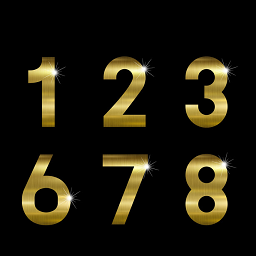
#> input picture project3-image-reconstruction-svd-vs-pca/Img/img1.png, 256 x 256 px, found by its file name
$ jupyter execute 'image reconstruction svd-vs-pca.ipynb'
#> lines starting #> are read from the running program, lines starting #| are printed output that depends on the picture
# Image reconstruction - SVD vs PCA

## (Homework3)

**Student Name: Fatemeh Ahmadvand**

**Student ID: S301384**

[cell 1]
#pip install pillow

# Install and import all the libraries

[cell 2]
import numpy as np
import pandas as pd
import PIL
import matplotlib.pyplot as plt
from sklearn.decomposition import PCA
from PIL import Image
import time

# Data preparation

[cell 3]
imgs = []
imgs.append(Image.open("img1.png"))
imgs.append(Image.open("img2.png"))
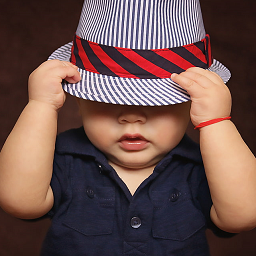
#> input picture project3-image-reconstruction-svd-vs-pca/Img/img2.png, 256 x 256 px, found by its file name
imgs.append(Image.open("img3.png"))
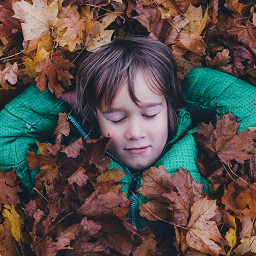
#> input picture project3-image-reconstruction-svd-vs-pca/Img/img3.png, 256 x 256 px, found by its file name

n_images = 3
imgs_names = ["Numbers", "Baby", "Autumn"]
fig, axs = plt.subplots(1,n_images)

for i in range(n_images):
    axs[i].imshow(imgs[i])
    axs[i].set_title(imgs_names[i])
    fig.tight_layout()
plt.show()

[cell 4]
imggray = []
imgmat = []
fig, axs = plt.subplots(1,n_images)
for i in range (n_images):
    imggray.append(imgs[i].convert('LA'))
    imgmat.append(np.array(list(imggray[i].getdata(band=0)), int))
    imgmat[i].shape = (imggray[i].size[1], imggray[i].size[0])
    imgmat[i] = np.matrix(imgmat[i])
    imgmat[i]=imgmat[i]/255
    axs[i].imshow(imgmat[i], cmap="gray")
    axs[i].set_title(imgs_names[i])
    fig.tight_layout()
#> after the loop, imggray = 3 items; imgmat = 3 items
plt.show()
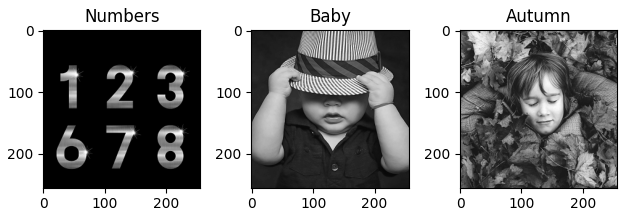
#> figure drawn by matplotlib, 3 panels

[cell 5]
imgs_df = []
for i in range(n_images):
    imgs_df.append(pd.DataFrame(imgmat[i]))
#> after the loop, imgs_df = 3 items
imgs_df[1]
#> Out = table of 256 rows and 256 columns

# Principal Components Analysis

[cell 6]
pca_imgs = []
pca_error = []
pca_times = []
for i in range(n_images):
    err_PCA=[]
    times_PCA=[]
    pca_img_array = []
    fig, axs = plt.subplots(2, 10)
    fig.set_size_inches(14,4)
    fig.suptitle(f"${imgs_names[i]}$ Recomposition Using $m$ PCs")
    for j in range(1,21):
        ir = (j-1) // 10
        ic = (j-1) % 10
        start=time.time()
        pca_cat = PCA(n_components=j)
        trans_pca_cat = pca_cat.fit_transform(imgs_df[i])
        cat_arr = pca_cat.inverse_transform(trans_pca_cat)
        end=time.time()
        time_elapsed=end-start
        axs[ir][ic].set_title(f"{j} PCs")
        pca_img_array.append(cat_arr)
        axs[ir][ic].imshow(cat_arr,cmap="gray")
        axs[ir][ic].axis('off')
        err_PCA.append(np.linalg.norm(imgmat[i]-cat_arr,'fro'))
        times_PCA.append(time_elapsed)
    #err.append(np.linalg.norm(imgmat/255-cat_arr,'fro'))
    pca_imgs.append(pca_img_array)
    pca_error.append(err_PCA)
    pca_times.append(times_PCA)
    plt.show()
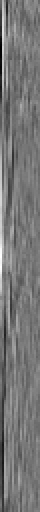
#> trans_pca_cat: shape (256, 20) float64 (shown 2 times larger); min -2.54, max 2.88, mean -2.88e-16; drawn with min black and max white
#> after the loop, pca_error = 3 items; pca_imgs = 3 items; pca_times = 3 items

#  Singular Value Decomposition

[cell 7]
svd_imgs = []
svd_error = []
svd_times = []
for i in range(n_images):
    U, sigma, V = np.linalg.svd(imgmat[i], full_matrices=False)
    err_svd=[]
    times_svd=[]
    svd_img_array = []
    fig, axs = plt.subplots(2, 10)
    fig.set_size_inches(14,4)
    fig.suptitle(f"${imgs_names[i]}$ Decomposition using $m$ singular values")
    for j in range(1,21):
        ir = (j-1) // 10
        ic = (j-1) % 10
        start=time.time()
        reconstimg = np.matrix(U[:, :j]) * np.diag(sigma[:j]) * np.matrix(V[:j, :])
        end=time.time()
        time_elapsed=end-start
        svd_img_array.append(reconstimg)
        err_svd.append(np.linalg.norm(imgmat[i]-reconstimg,'fro'))
        times_svd.append(time_elapsed)
        axs[ir][ic].imshow(reconstimg, cmap='gray')
        axs[ir][ic].set_title(f"{j} $\sigma$")
        axs[ir][ic].axis('off')
    svd_imgs.append(svd_img_array)
    svd_error.append(err_svd)
    svd_times.append(times_svd)
    plt.show()
#> this loop made 3 passes
#> pass 1, `U, sigma, V = np.linalg.svd(imgmat[i], full_matrices=False)`:
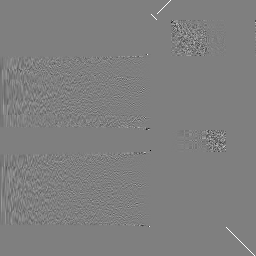
#> U: shape (256, 256) float64; min -0.995, max 1, mean 0.000333; drawn with min black and max white
#> pass 2, `U, sigma, V = np.linalg.svd(imgmat[i], full_matrices=False)`:
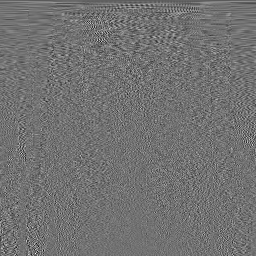
#> V: shape (256, 256) float64; min -0.397, max 0.49, mean -0.000264; drawn with min black and max white
#> after the loop, svd_error = 3 items; svd_imgs = 3 items; svd_times = 3 items

# ACCURACY

[cell 8]
for i in range(n_images):
    plt.figure(figsize=(10,5))
    plt.margins(x=0)
    plt.plot(range(1,21), pca_error[i],label="PCA")
    plt.plot(range(1,21), svd_error[i],label="SVD")
    plt.title(f'${imgs_names[i]}$ picture - Error')
    plt.xticks(ticks=range(20),
            labels=[f'{i}' for i in range(20)])
    #plt.xlabel('Number of principal components')
    plt.legend(loc="upper right")
    plt.ylabel('Error')
    plt.grid()
plt.show()
#> figure, not shown here; curve peaks at x = 1, y = 36.2; curve peaks at x = 1, y = 36.31
#> figure, not shown here; curve peaks at x = 1, y = 55.95; curve peaks at x = 1, y = 59.76
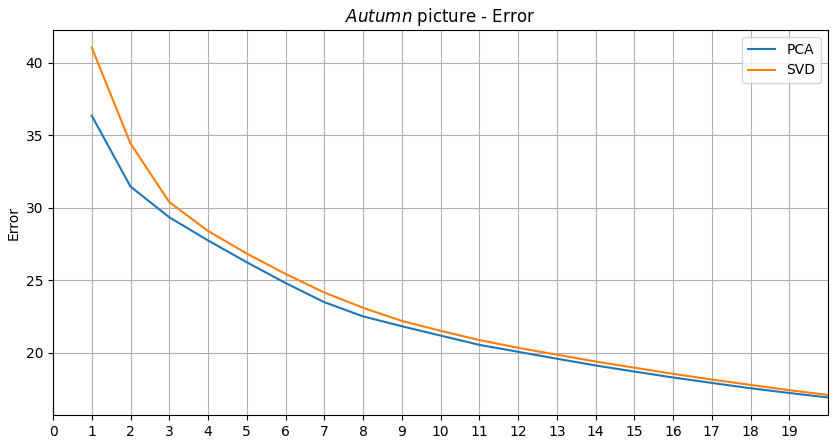
#> figure drawn by matplotlib, 1 panel; curve peaks at x = 1, y = 36.35; curve peaks at x = 1, y = 41.04

# Visual comparison

[cell 9]
for i in range(n_images):
    pca_img_array = pca_imgs[i]
    svd_img_array = svd_imgs[i]
    fig, axs = plt.subplots(2, 5)
    fig.set_size_inches(14,6)
    fig.suptitle(f"${imgs_names[i]}$ picture - Visual comparison of both methdods")
    for j in range(0,5):
        ir = 3*(j // 5)
        ic = j % 5
        axs[ir][ic].imshow(pca_img_array[2*j], cmap='gray')
        axs[ir][ic].set_title(f"PC #{2*j}")
        axs[ir+1][ic].imshow(svd_img_array[2*j], cmap='gray')
        axs[ir+1][ic].set_title(f"$\sigma$ #{2*j}")
        axs[ir][ic].axis('off')
        axs[ir+1][ic].axis('off')
plt.show()
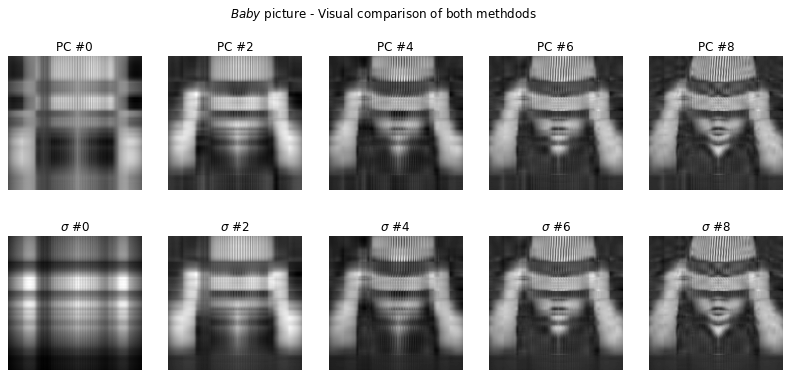
#> figure drawn by matplotlib, 10 panels
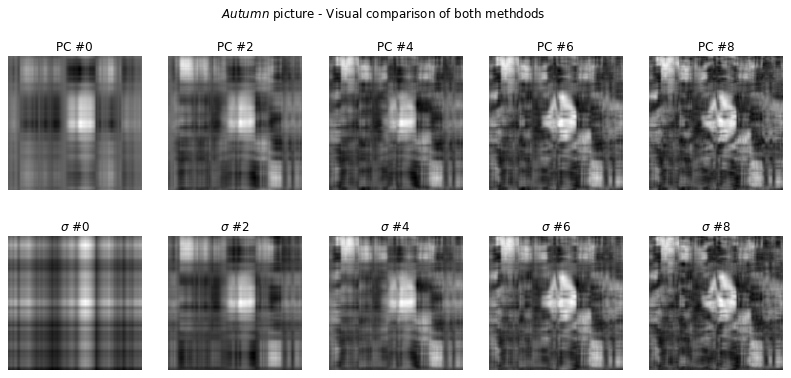
#> figure drawn by matplotlib, 10 panels

# Time elapsed

[cell 10]
for i in range(n_images):
    plt.figure(figsize=(12,5))
    plt.margins(x=0)
    plt.plot(range(1,21), pca_times[i],label="PCA")
    plt.plot(range(1,21), svd_times[i],label="SVD")
    #plt.plot(range(1,51),times_svd_rec,"r--",label="SVD image reconstruction")
    plt.title(f'{imgs_names[i]} picture elapsed time')
    plt.xticks(ticks=range(20),
            labels=[f'{i}' for i in range(20)])
    #plt.xlabel('Number of principal components')
    plt.legend(loc="upper right")
    plt.ylabel('Time ($ms$)')
    plt.ylim(ymin=0, ymax=0.1)
    plt.grid()
    plt.show()
#> this loop made 3 passes
#> pass 2, `plt.show()`:
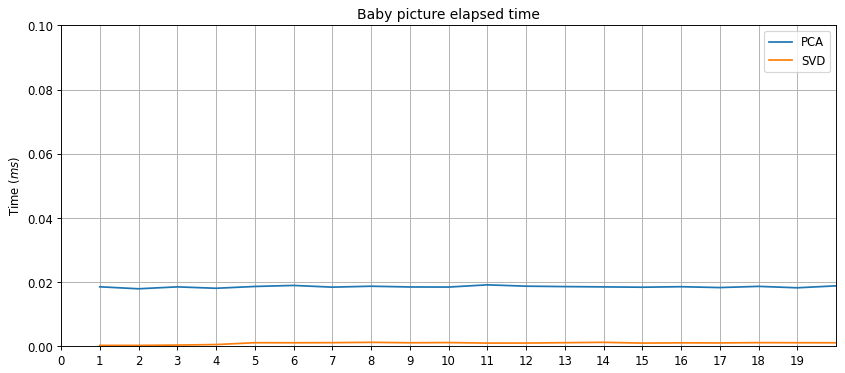
#> figure drawn by matplotlib, 1 panel; curve peaks at x = 11, y = 0.0191; curve peaks at x = 8, y = 0.0012
